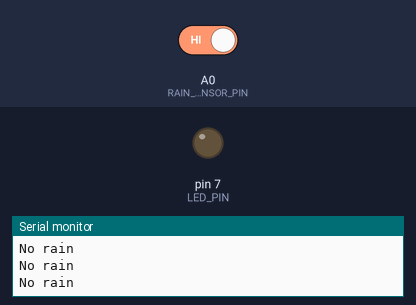
Simulated run of this sketch. Board: Arduino Uno, built with avr-gcc and run on an emulated ATmega328P. On the bench: output pins drawn as LEDs (lit = HIGH), the last lines printed to the serial monitor. The test bench sets the inputs (shaded band); at power-on: A0 (RAIN_SENSOR_PIN) HIGH.

Above: at 1.8 s.
1.9 s: A0 (RAIN_SENSOR_PIN) driven LOW
At 2.8 s:
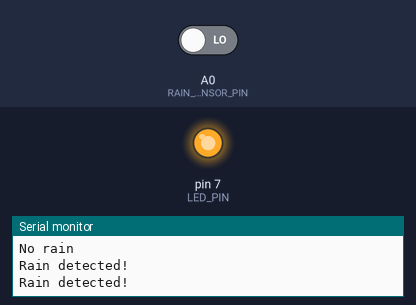
3.5 s: A0 (RAIN_SENSOR_PIN) driven HIGH
At 4.0 s:
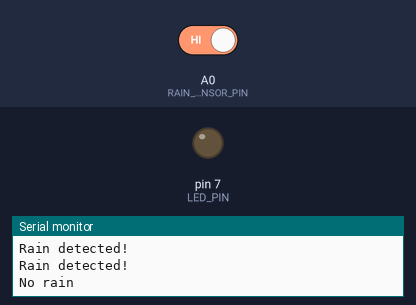
Timing chart, 0 to 6.5 s (numbered marks = the images above; inputs shaded):
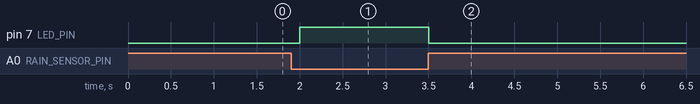

The sketch:

Rain_Sensor_triggers_LED_Code.ino
```cpp
#define RAIN_SENSOR_PIN  A0   // Arduino pin connected to the OUTPUT pin of rain sensor
#define LED_PIN          7   // Arduino pin connected to LED's pin
int rain_state      = LOW; // current  state of rain sensor's pin
int prev_rain_state = LOW; // previous state of rain sensor's pin


void setup() {
  Serial.begin(9600);                // initialize serial
  pinMode(RAIN_SENSOR_PIN, INPUT); // set arduino pin to input mode
  pinMode(LED_PIN, OUTPUT);          // set arduino pin to output mode
}


void loop() {
  int rain_state = digitalRead(RAIN_SENSOR_PIN);


  if (rain_state == LOW) {   // LOW = rain detected
    Serial.println("Rain detected!");
    digitalWrite(LED_PIN, HIGH);
  } else {
    Serial.println("No rain");
    digitalWrite(LED_PIN, LOW);
  }


  delay(500);
}
```

Measured:
- after the input at 1.9 s, pin 7 (LED_PIN): LOW → HIGH after 0.10 s
- after the input at 3.5 s, pin 7 (LED_PIN): HIGH → LOW at once
